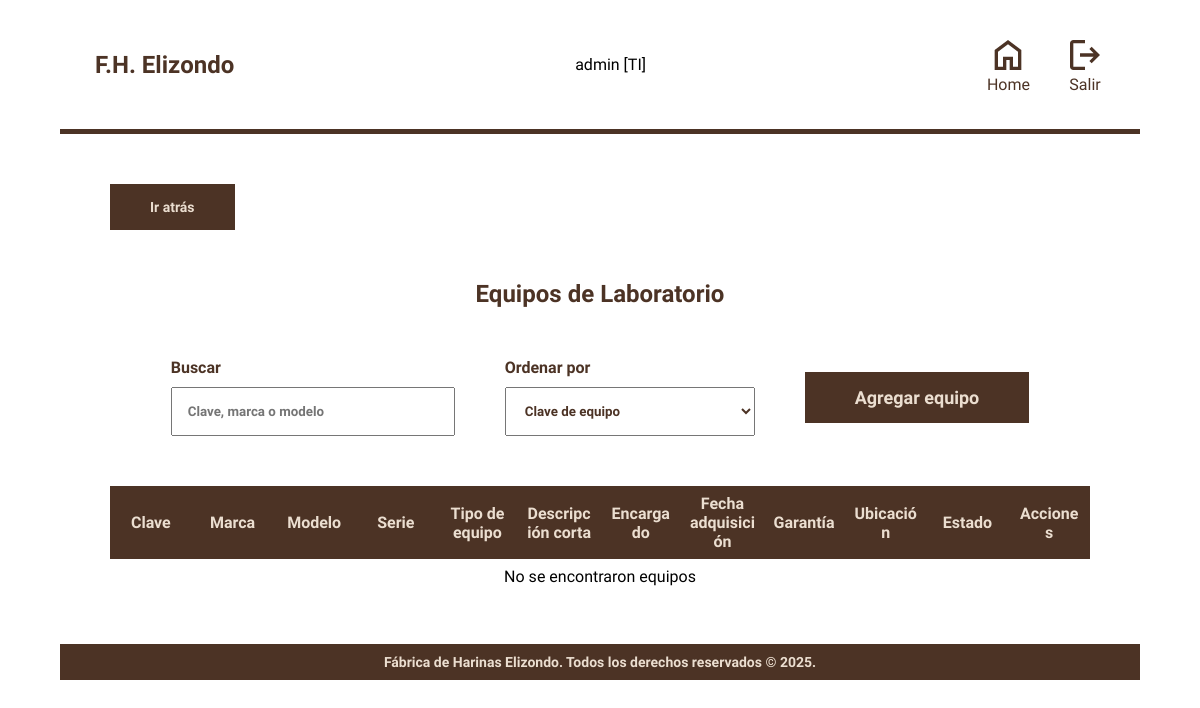
Before: /modulos/laboratorios.php (signed in) with the older database file.
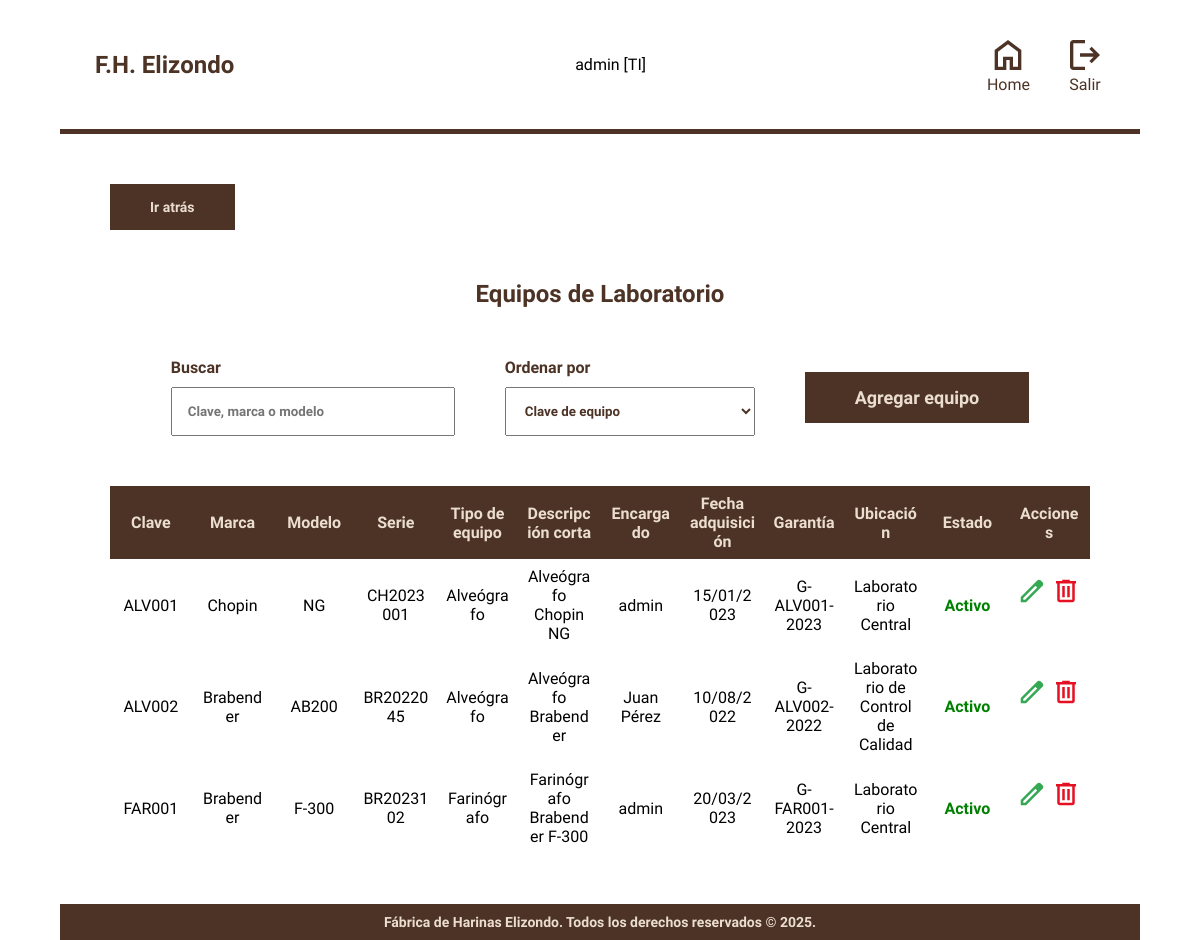
After: the same page with the newer database file.
### tables this page shows
CREATE TABLE Equipos_Laboratorio (
    id_equipo INT PRIMARY KEY AUTO_INCREMENT,
    id_responsable INT NOT NULL,
    clave VARCHAR(50) UNIQUE NOT NULL,
    tipo_equipo ENUM('Alveógrafo', 'Farinógrafo') NOT NULL,
    marca VARCHAR(50),
    modelo VARCHAR(50),
    serie VARCHAR(59) UNIQUE NOT NULL,
    desc_larga VARCHAR(300),
    desc_corta VARCHAR(50) NOT NULL,
    proveedor VARCHAR(50),
    fecha_adquisicion DATE,
    garantia VARCHAR(50) UNIQUE,
    vencimiento_garantia DATE,
    ubicacion VARCHAR(100),
    estado ENUM('Activo', 'Inactivo', 'Baja') NOT NULL DEFAULT 'Activo',
    FOREIGN KEY (id_responsable) REFERENCES Usuarios(id_usuario)
);

CREATE TABLE Usuarios (
    id_usuario INT PRIMARY KEY AUTO_INCREMENT,
    nombre VARCHAR(100) NOT NULL,
    correo VARCHAR(100) UNIQUE NOT NULL,
    contrasena VARCHAR(255) NOT NULL,
    rol ENUM(
        'TI',
        'Gerencia de Control de Calidad',
        'Laboratorio',
        'Gerencia de Aseguramiento de Calidad',
        'Gerente de Planta',
        'Director de Operaciones'
    ) NOT NULL
);

### modulos/laboratorios.php (the view, shortened to what this page needs)
<?php
require '../config/conn.php';
$orden_permitido = ['clave', 'marca', 'modelo', 'tipo_equipo', 'fecha_adquisicion', 'estado'];
$orden = isset($_GET['orden']) && in_array($_GET['orden'], $orden_permitido) ? $_GET['orden'] : 'clave';
$sql_equipos = "SELECT e.*, u.nombre as nombre_responsable
                FROM Equipos_Laboratorio e
                LEFT JOIN Usuarios u ON e.id_responsable = u.id_usuario
                ORDER BY e." . $orden;
$stmt_equipos = $pdo->prepare($sql_equipos);
$stmt_equipos->execute();
$equipos = $stmt_equipos->fetchAll(PDO::FETCH_ASSOC);
?>
<!DOCTYPE html>
<html lang="en">
<head>
    <link rel="stylesheet" href="../styles.css">
    <link rel="stylesheet" href="../css/menu.css">
</head>
<body>
    <main class="contenedor hoja">
        <?php include '../includes/header.php'; ?>
        <div class="contenedor__modulo">
            <a href="../menu.php" class="atras">Ir atrás</a>
            <h2 class="heading">Equipos de Laboratorio</h2>
            <form action="" method="GET" class="controles">
                <div class="buscador">
                    <h4 class="buscador__label">Buscar</h4>
                    <input id="searchBar" type="text" name="busqueda" class="buscador__input" value="" placeholder="Clave, marca o modelo">
                </div>
                <div class="ordenar">
                    <h4 class="ordenar__label">Ordenar por</h4>
                    <select id="ordenarPor" name="ordenar" class="ordenar__select">
                        <option value="clave">Clave de equipo</option>
                    </select>
                </div>
                <a href="laboratoriosform.php" class="botones__crear">Agregar equipo</a>
            </form>
            <div class="tabla-container">
                <table class="tabla">
                    <thead>
                        <tr class="tabla__encabezado">
                            <th>Clave</th>
                            <th>Marca</th>
                            <th>Modelo</th>
                            <th>Serie</th>
                            <th>Tipo de equipo</th>
                            <th>Descripción corta</th>
                            <th>Encargado</th>
                            <th>Fecha adquisición</th>
                            <th>Garantía</th>
                            <th>Ubicación</th>
                            <th>Estado</th>
                            <th>Acciones</th>
                        </tr>
                    </thead>
                    <tbody>
                        <?php if(count($equipos) > 0): ?>
                            <?php foreach ($equipos as $equipo): ?>
                            <tr class="tabla__fila">
                                <td><?php echo htmlspecialchars($equipo['clave']); ?></td>
                                <td><?php echo htmlspecialchars($equipo['marca']); ?></td>
                                <td><?php echo htmlspecialchars($equipo['modelo']); ?></td>
                                <td><?php echo htmlspecialchars($equipo['serie']); ?></td>
                                <td><?php echo htmlspecialchars($equipo['tipo_equipo']); ?></td>
                                <td><?php echo htmlspecialchars($equipo['desc_corta']); ?></td>
                                <td><?php echo htmlspecialchars($equipo['nombre_responsable']); ?></td>
                                <td><?php echo !empty($equipo['fecha_adquisicion']) ? date('d/m/Y', strtotime($equipo['fecha_adquisicion'])) : ''; ?></td>
                                <td><?php echo htmlspecialchars($equipo['garantia']); ?></td>
                                <td><?php echo htmlspecialchars($equipo['ubicacion']); ?></td>
                                <td class="<?php
                                    echo $equipo['estado'] == 'Activo' ? 'estado-activo' :
                                         ($equipo['estado'] == 'Inactivo' ? 'estado-inactivo' : 'estado-baja');
                                ?>">
                                    <?php echo htmlspecialchars($equipo['estado']); ?>
                                </td>
                                <td class="tabla__botones">
                                    <a href="laboratoriosform.php?id=<?php echo $equipo['id_equipo']; ?>">
                                        <img src="../img/edit.svg" alt="Editar" class="tabla__boton">
                                    </a>
                                    <a href="javascript:void(0);" onclick="deleteEquipo(<?php echo $equipo['id_equipo']; ?>, '<?php echo htmlspecialchars($equipo['clave']); ?>')">
                                        <img src="../img/delete.svg" alt="Eliminar" class="tabla__boton">
                                    </a>
                                </td>
                            </tr>
                            <?php endforeach; ?>
                        <?php else: ?>
                            <tr>
                                <td colspan="12" style="text-align: center;">No se encontraron equipos</td>
                            </tr>
                        <?php endif; ?>
                    </tbody>
                </table>
            </div>
        </div>
        <?php include '../includes/footer.php'; ?>
    </main>
</body>
</html>

### includes/header.php (shortened to what this page needs)
<header class="header">
    <h2 class="header__logo">
        F.H. Elizondo
    </h2>
    <p><?php echo $_SESSION["username"] . ' [' . $_SESSION["rol"]  . ']'?></p>
    <nav class="header__nav">
        <a href="/fabrica-harinas/menu.php" class="header__btn">
            <img class="header__icono" src="/fabrica-harinas/img/home.svg" alt="Home">
            <p class="header__textoicono">Home</p>
        </a>
        <a href="/fabrica-harinas/config/logout.php" class="header__btn">
            <img class="header__icono" src="/fabrica-harinas/img/exit.svg" alt="Home">
            <p class="header__textoicono">Salir</p>
        </a>
    </nav>
</header>

### includes/footer.php
<footer>
    <div class="footer">
        <p class="footer__texto">Fábrica de Harinas Elizondo. Todos los derechos reservados &copy; 2025.</p>
    </div>
</footer>

### styles.css (style rules this page uses)
:root { --colorPrimario: #EBDED0; --blanco: #FFFFFF; --colorSecundario: #4c3325; --fuenteHeading: "Domine", serif; --fuenteBody: "Lexend", serif; }
.contenedor { max-width: 1200px; width: 90%; margin: 0 auto; }
html { box-sizing: border-box; }
* { margin: 0; padding: 0; }
a { text-decoration: none; color: var(--colorSecundario); }
img { max-width: 100%; }
body { font-family: var(--fuenteBody); }
h1, h2, h3, h4 { font-family: var(--fuenteHeading); font-weight: bold; color: var(--colorSecundario); }
.header { padding: 35px; display: flex; align-items: center; justify-content: space-between; border-bottom: 5px solid var(--colorSecundario); }
.header__logo { font-weight: bold; font-size: 24px; }
.header__nav { display: flex; align-items: center; gap: 15px; }
@media screen and (min-width: 768px) { .header__nav { gap: 35px; } }
.header__icono { width: 40px; height: 40px; color: var(--colorSecundario); }
.header__textoicono { text-align: center; }
.header__btn { transition: 0.4s all; display: flex; flex-direction: column; align-items: center; }
.footer { background-color: var(--colorSecundario); text-align: center; padding: 10px; color: var(--colorPrimario); font-weight: bold; font-size: 14px; }
.contenedor__modulo { padding: 50px; }
.heading { text-align: center; margin: 20px 0; }
.controles { display: flex; align-items: center; justify-content: center; gap: 50px; margin: 50px 0; }
.buscador__label, .ordenar__label { margin-bottom: 10px; }
.buscador__input, .ordenar__select { font-family: inherit; padding: 15px; min-width: 250px; color: var(--colorSecundario); font-weight: bold; }
.botones__buscar, .botones__crear { font-size: 18px; padding: 15px 50px; background-color: var(--colorSecundario); color: var(--colorPrimario); font-weight: bold; cursor: pointer; transition: 0.5s all; }
.tabla { width: 100%; border-collapse: collapse; }
.tabla__encabezado { background-color: var(--colorSecundario); color: var(--colorPrimario); }
.tabla__encabezado th { padding: 10px; }
.tabla__fila td { padding: 20px; text-align: center; vertical-align: middle; }
.tabla__boton { height: 30px; margin-bottom: 25px; cursor: pointer; }
.atras { background-color: var(--colorSecundario); color: var(--colorPrimario); font-weight: bold; padding: 15px 40px; font-size: 14px; display: inline-block; margin-bottom: 30px; }

### css/menu.css (style rules this page uses)
:root { --colorPrimario: #EBDED0; --blanco: #FFFFFF; --colorSecundario: #4c3325; --fuenteHeading: "Domine", serif; --fuenteBody: "Lexend", serif; }
.hoja { background-color: var(--blanco); }

### modulos/laboratorios.php (style rules this page uses)
.tabla-container { overflow-x: auto; max-width: 100%; }
.tabla { width: 100%; table-layout: fixed; }
.tabla th, .tabla td { word-wrap: break-word; overflow-wrap: break-word; padding: 8px; }
.tabla__botones { white-space: nowrap; width: 80px !important; }
.estado-activo { color: green; font-weight: bold; }

Changed rows visible on the page:
added equipos_laboratorio: clave "ALV001", marca "Chopin", modelo "NG", serie "CH2023001", tipo_equipo "Alveógrafo", desc_corta "Alveógrafo Chopin NG", id_responsable.nombre "admin", fecha_adquisicion "15/01/2023", garantia "G-ALV001-2023", ubicacion "Laboratorio Central", estado "Activo"
added equipos_laboratorio: clave "ALV002", marca "Brabender", modelo "AB200", serie "BR2022045", tipo_equipo "Alveógrafo", desc_corta "Alveógrafo Brabender", id_responsable.nombre "Juan Pérez", fecha_adquisicion "10/08/2022", garantia "G-ALV002-2022", ubicacion "Laboratorio de Control de Calidad", estado "Activo"
added equipos_laboratorio: clave "FAR001", marca "Brabender", modelo "F-300", serie "BR2023102", tipo_equipo "Farinógrafo", desc_corta "Farinógrafo Brabender F-300", id_responsable.nombre "admin", fecha_adquisicion "20/03/2023", garantia "G-FAR001-2023", ubicacion "Laboratorio Central", estado "Activo"
Other visible differences:
text no longer shown: "No se encontraron equipos"
